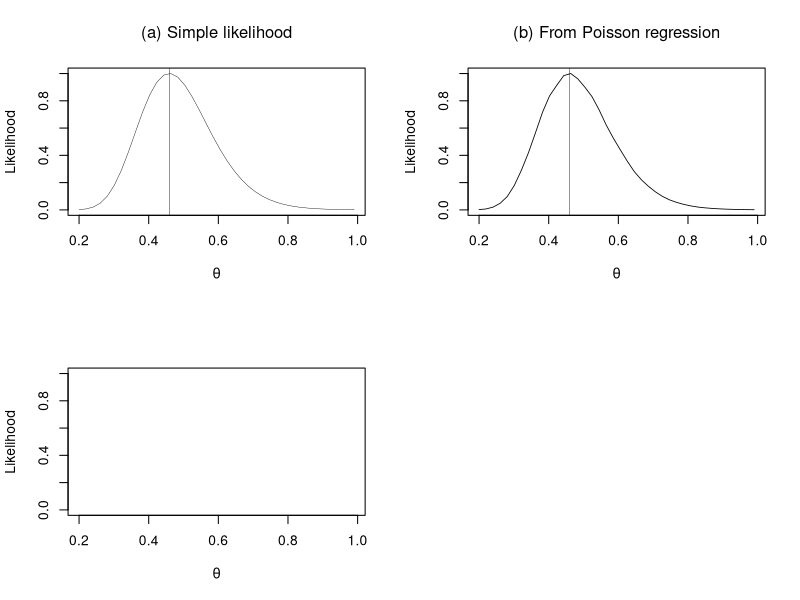

Here is the R script that generated this plot: (Note: this script raises an error after producing the figure.)
# Figure 11.8

#reading data:
m1<-10   # active
m2<-12   # placebo
T12 <- scan('epi.dat',skip=2,nlines=1)
  T1<- T12[1:10]
  T2<- T12[11:22]
n12 <- scan('epi.dat',skip=4,nlines=1)
  n1<- n12[1:10]
  n2<- n12[11:22]
t1 <- scan('epi.dat',skip=7,nlines=2)
t2 <- scan('epi.dat',skip=10)


cat('y<-a and y<-p = ',sum(n1),sum(n2),'\n')
cat('Sum T<-i = ',sum(T1),sum(T2),'\n')

npar<-40
theta<- seq(0.2,.99,len=npar)
loglik <- 29*log(97*theta/(97*theta+109))+ 
         71*log(109/(97*theta+109))
like1 <- exp(loglik- max(loglik))

par(mfrow=c(2,2))
plot(range(theta),c(0,1),type='n',xlab=expression(theta),
     ylab='Likelihood')
  lines(theta,like1,lwd=.4)
  title(expression('(a) Simple likelihood'))
  that<- 29/97/71*109
  abline(v=that,lwd=.4)


# .....................poisson regression: 
y<- c(n1,n2)
x<- c(rep(1,m1),rep(0,m2))
off<- log(c(T1,T2))

xreg<- glm(y~ x+ offset(off),family=poisson)
print(summary(xreg))

fun1<- function(b0,b1){
  logmu <- off+ b0 + b1*x
  sum(-exp(logmu) + y* logmu)
 }

bb0<- seq(-.1,-.99,len=20)
bb<- log(theta)
loglik2<- NULL
for (b0 in bb0){
  for (b in bb){ loglik2<-c(loglik2,fun1(b0,b)) }
}

loglik2<- matrix(loglik2,ncol=npar,byrow=T)
  loglik2<- apply(loglik2,2,max)
  like2 <- exp(loglik2-max(loglik2))

plot(range(theta),c(0,1),type='n',xlab=expression(theta),
     ylab='Likelihood')
  lines(theta,like2,lwd=.8)
  title(expression('(b) From Poisson regression'))
  abline(v=that,lwd=.4)

# ......  Cox likelihood:
loglik3 <-  29*log(theta/(m1*theta+m2))+ 71*log(1/(m1*theta+m2))
  like30 <- exp(loglik3- max(loglik3))

plot(range(theta),c(0,1),type='n',xlab=expression(theta),
     ylab='Likelihood')
  lines(theta,like30,lwd=.3,lty='dotted',lwd=1.5)
  title(expression('(c) Cox likelihood'))
  abline(v=that,lwd=.4)

# better computation:
cutp<- 1:14
d1<- cut(T1,(cutp-.01))
  d1<- as.vector(table(d1))
  risk1<- c(m1,m1- cumsum(d1))
d2<- cut(T2,(cutp-.1))
  d2<- as.vector(table(d2))
  risk2<- c(m2,m2- cumsum(d2))
a1<- cut(t1,c(0,cutp))
  a1<- as.vector(table(a1))
a2 <- cut(t2,c(0,cutp))
  a2<- as.vector(table(a2))
  
fun2 <- function(th){
       sum(a1*log(th/(risk1*th+risk2)))+
         sum(a2*log(1 /(risk1*th+risk2)))
}
loglik3<-NULL
for (th in theta){ loglik3<- c(loglik3,fun2(th))}
like3 <- exp(loglik3- max(loglik3))
  lines(theta,like3,lwd=.4)
  abline(v=that,lwd=.4)

# all likelihoods:

plot(range(theta),c(0,1),type='n',xlab=expression(theta),
     ylab='Likelihood')
  lines(theta,like1,lwd=.3,lty=1)
  lines(theta,like2,lwd=.3,lty=2)
  lines(theta,like3,lwd=.3,lty=3)
  title(expression('(d) All likelihoods'))
  abline(v=that,lwd=.4)
